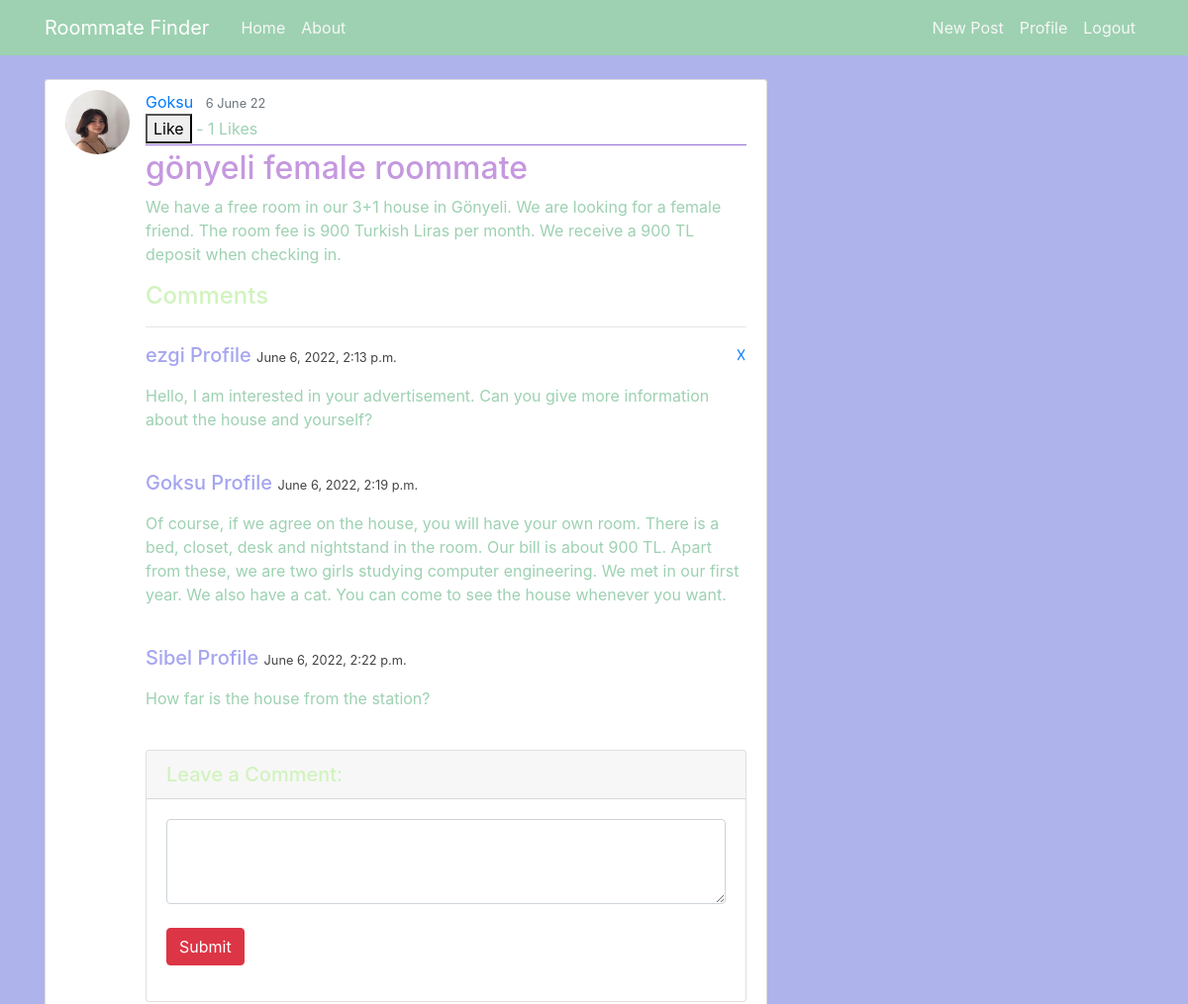
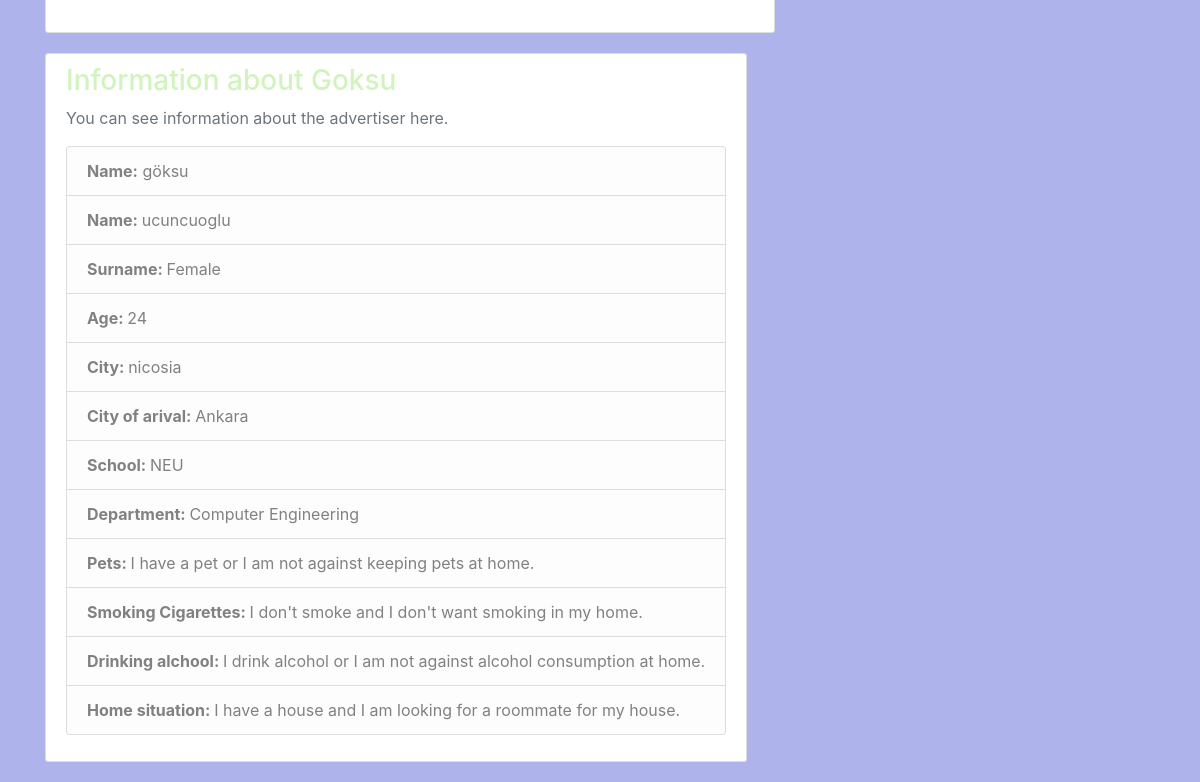
The app's page /post/10/ (signed in) with its own data (2 pictures, top to bottom).
### blog/models.py (models this page shows, shortened)
class Post(models.Model):
    title = models.CharField(max_length=100)
    content = models.TextField()
    date_posted = models.DateTimeField(default=timezone.now)
    author = models.ForeignKey(User, on_delete=models.CASCADE)

class Comment(models.Model):
    post = models.ForeignKey(Post,on_delete = models.CASCADE,verbose_name = "Makale",related_name= "comments",null=True)
    comment_author = models.ForeignKey(to=Profile,on_delete=models.CASCADE,related_name='yorumlar')
    comment_content = models.CharField(max_length=200,verbose_name="Comment")
    comment_date = models.DateTimeField(auto_now_add=True)
    class Meta:
        ordering = ['comment_date']

### users/models.py (models this page shows, shortened)
class Profile(models.Model):
    GENDER_CHOICES = (('Male', 'Male'),('Female', 'Female'))
    CITIES=(('nicosia','nicosia'),('famagusta','famagusta'),('kyrenia','kyrenia'),('omorfo','omorfo'),('lefka','lefka'))
    PETS=(('I have a pet or I am not against keeping pets at home.','I have a pet or I am not against keeping pets at home.'),("I don't have a pet and I don't want any pets in my house.","I don't have a pet and I don't want any pets in my house."))
    SMOKE=(("I smoke or I am not against smoking in the home.","I smoke or I am not against smoking in the home."),("I don't smoke and I don't want smoking in my home.", "I don't smoke and I don't want smoking in my home."))
    ALCHOOL=(("I drink alcohol or I am not against alcohol consumption at home.","I drink alcohol or I am not against alcohol consumption at home."),("I do not drink alcohol and I do not want alcohol consumed in my home.","I do not drink alcohol and I do not want alcohol consumed in my home."))
    HOME=(("I have a house and I am looking for a roommate for my house.","I have a house and I am looking for a roommate for my house."),("I do not have a house, I am looking for a house and roommate.","I do not have a house, I am looking for a house and roommate."))
    user = models.OneToOneField(User, on_delete=models.CASCADE,null=True)
    image = models.ImageField(default='default.jpeg', upload_to='profile_pics')
    name = models.CharField(max_length=100,null=True)
    surname = models.CharField(max_length=100,null=True)
    gender = models.CharField(choices=GENDER_CHOICES, max_length=100,null=True)
    age= models.CharField(max_length=50,null=True)
    city= models.CharField(choices=CITIES, max_length=100,null=True)
    cityofarival= models.CharField(max_length=100,null=True)
    school= models.CharField(max_length=100,null=True)
    department= models.CharField(max_length=100,null=True)
    pets= models.CharField(choices=PETS, max_length=100,null=True)
    smoke= models.CharField(choices=SMOKE, max_length=100,null=True)
    alchool= models.CharField(choices=ALCHOOL, max_length=100,null=True)
    home=models.CharField(choices=HOME, max_length=100,null=True)
    def __str__(self):
        return f'{self.user.username} Profile'

### blog/views.py (the view)
# urls.py: path('post/<int:pk>/',PostDetailView.as_view() ,name='blog-home-post'),
class PostDetailView(DetailView):
    model = Post
    def get_context_data(self, **kwargs):
        context = super(PostDetailView,self).get_context_data(**kwargs)
        p = Post.objects.get(id=self.kwargs['pk'])
        number_of_likes = p.like_set.all().count()
        print(number_of_likes)
        context["number_of_likes"]= number_of_likes
        comments = p.comments.all()
        context["comments"]= comments
        return context

### blog/templates/blog/post_detail.html (shortened to what this page needs)
{% extends "blog/base.html" %}
{% block content %}
    <article class="media content-section">
        <img class="rounded-circle article-img" src="{{object.author.profile.image.url}}">
        <div class="media-body">
            <div class="article-metadata">
                <a class="mr-2" href="{% url 'blog:user-posts' object.author.username %}">{{ object.author }}</a>
                <small class="text-muted">{{object.date_posted|date:"j F y" }}</small>
		{% if object.author != user %}
               <form action = "{% url 'blog:like' object.pk %}"
               method="POST">
                   <button type ='submit',name="post_id",value="{{object.pk}}",class="btn btn-danger">Like </button> - {{ number_of_likes}} Likes
               </form>
               {% endif %}
            </div>
            <h2 class="article-title">{{ object.title }}</h2>
            <p class="article-content">{{ object.content }}</p>
	<h4>Comments</h4>
  <hr>
  {% if comments %}
  {% for comment in comments %}
  {% if user.is_authenticated %}
  <div class="media mb-4">
              <div class="media-body" style="with: 15px;">
      <h5 style="color: rgb(165, 165, 240);display: inline;">
          {{comment.comment_author}}
      {% if request.user.id == comment.comment_author.user_id %}
      <a href="{% url 'blog:comment_remove' comment.pk %}" style="float:right">&#9747;</a>
      {% endif %}
      </h5>
       <p style="color:rgb(69, 68, 68);display: inline;"><small>{{comment.comment_date}}</small></p>
     <br>
     <p>{{comment.comment_content|linebreaks}}</p>
    </div>
  </div>
  {% endif %}
  {% endfor %}
  {% else %}
  <div class = "alert alert-success">
    There is no comment : (   Make the first comment!
  </div>
  {% endif %}
  <div class="card my-4">
    <h5 class="card-header">Leave a Comment:</h5>
    <div class="card-body">
      <form method = "POST" action = "{% url 'blog:comment' object.pk %}">
        <div class="form-group">
          <textarea name = "comment_content" class="form-control" rows="3"></textarea>
<br>
        <button type="submit" class="btn btn-danger">Submit</button>
      </form>
    </div>
  </div>
</div>
        </div>
<article>
<main role="main" class="container">
        <div class="row">
       <div class="col-md-16">
            <div class="content-section">
            <h3>Information about {{ object.author.username }} </h3>
            <p class='text-muted'>You can see information about the advertiser here.
                <ul class="list-group">
                <li class="list-group-item
                list-group-item-light"><b>Name:</b> {{object.author.profile.name}}</li>
                <li class="list-group-item list-group-item-light"><b>Name: </b>{{object.author.profile.surname}}</li>
                <li class="list-group-item list-group-item-light"><b>Surname: </b>{{object.author.profile.gender}}</li>
                <li class="list-group-item list-group-item-light"><b>Age: </b>{{object.author.profile.age}}</li>
                <li class="list-group-item list-group-item-light"><b>City: </b>{{object.author.profile.city}}</li>
		<li class="list-group-item list-group-item-light"><b>City of arival: </b>{{object.author.profile.cityofarival}}</li>
                <li class="list-group-item list-group-item-light"><b>School: </b>{{object.author.profile.school}}</li>
                <li class="list-group-item list-group-item-light"><b>Department: </b>{{object.author.profile.department}}</li>
                <li class="list-group-item list-group-item-light"><b>Pets: </b>{{object.author.profile.pets}}</li>
		<li class="list-group-item list-group-item-light"><b>Smoking Cigarettes: </b>{{object.author.profile.smoke}}</li>
                <li class="list-group-item list-group-item-light"><b>Drinking alchool: </b>{{object.author.profile.alchool}}</li>
                <li class="list-group-item list-group-item-light"><b>Home situation: </b>{{object.author.profile.home}}</li>
		</ul>
            </p>
            </div>
        </div>
     </div>
    </main>
</article>
{% endblock content %}

### blog/static/blog/main.css (style rules this page uses)
body { background: #afb3ec; color: #9dd1b1; margin-top: 5rem; }
h1, h2, h3, h4, h5, h6 { color: #d1f3be; }
ul { margin: 0; }
.content-section { background: #ffffff; padding: 10px 20px; border: 1px solid #dddddd; border-radius: 3px; margin-bottom: 20px; }
.article-title { color: #c598df; }
.article-content { white-space: pre-line; }
.article-img { height: 65px; width: 65px; margin-right: 16px; }
.article-metadata { padding-bottom: 1px; margin-bottom: 4px; border-bottom: 1px solid #926fd4 }

### records on screen
Post: author.profile.image (picture), author "Goksu", date_posted "6 June 22", title "gönyeli female roommate", content "We have a free room in our 3+1 house in Gönyeli. We are looking for a female friend. The room fee is 900 Turkish Liras per month. We receive a 900 TL deposit when checking in.", author.username "Goksu", author.profile.name "göksu", author.profile.surname "ucuncuoglu", author.profile.gender "Female", author.profile.age "24", author.profile.city "nicosia", author.profile.cityofarival "Ankara", author.profile.school "NEU", author.profile.department "Computer Engineering", author.profile.pets "I have a pet or I am not against keeping pets at home.", author.profile.smoke "I don't smoke and I don't want smoking in my home.", author.profile.alchool "I drink alcohol or I am not against alcohol consumption at home.", author.profile.home "I have a house and I am looking for a roommate for my house."
Comment: comment_author "ezgi Profile", comment_date "June 6, 2022, 2:13 p.m.", comment_content "Hello, I am interested in your advertisement. Can you give more information about the house and yourself?"
Comment: comment_author "Goksu Profile", comment_date "June 6, 2022, 2:19 p.m.", comment_content "Of course, if we agree on the house, you will have your own room. There is a bed, closet, desk and nightstand in the room. Our bill is about 900 TL. Apart from these, we are two girls studying computer engineering. We met in our first year. We also have a cat. You can come to see the house whenever you want."
Comment: comment_author "Sibel Profile", comment_date "June 6, 2022, 2:22 p.m.", comment_content "How far is the house from the station?"

### other values on screen
{{ number_of_likes }} "1"
